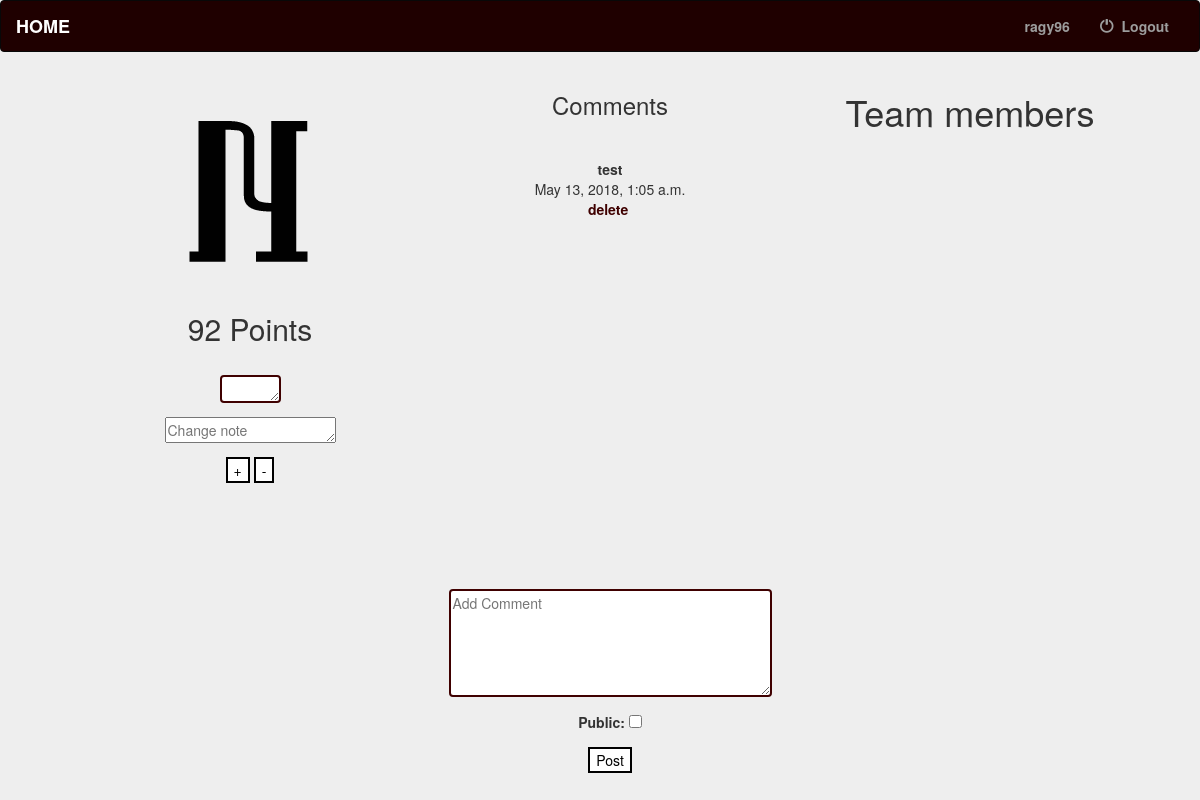
/team/40 (signed in), run on the app's committed database.
### accounts/models.py (models this page shows, shortened)
class Team(models.Model):
    name = models.CharField(max_length=500,blank=True,default=' ')
    points = models.IntegerField(default=0, blank=False)
    avatar = models.ImageField(upload_to='avatars/', blank=True, default='avatars/defaultdp.jpg')
    class Meta:
        verbose_name_plural = 'Team '

class Comment(models.Model):
    receiver = models.ForeignKey(Team ,related_name="receivedby", on_delete=models.CASCADE)
    content = models.CharField(max_length=500,blank=True)
    date_created = models.DateTimeField(auto_now_add=True)
    public = models.BooleanField(default=False)
    class Meta:
        verbose_name_plural = 'Comments'
        ordering = ['-date_created', ]

### accounts/views.py (the view, shortened to what this page needs)
# urls.py: url(r'(?P<id>\d+)$', get_user_profile.as_view(), name = 'userprofile'),
class get_user_profile(View):
    form_class1 = CommentForm
    form_class2 = PointUpdate
    def get(self, request, id):
        if request.user.is_authenticated:
            user = request.user
            profile = user.profile
            team = Team.objects.get(id=id)
            changes = Change.objects.filter(team=team)
            teamusers = Profile.objects.filter(group=team)
            comments = Comment.objects.filter(receiver=team)
            postform = self.form_class1(None)
            pointupdateform = self.form_class2(None)
            return render(request, 'accounts/user_profile.html',
                          {'changes':changes,'user': user,'profile':profile,'team':team,'teamusers':teamusers,'comments':comments,'postform':postform,'pointform':pointupdateform})

### accounts/forms.py
class CommentForm(forms.ModelForm):
    content = forms.CharField(required=True,widget=forms.Textarea(attrs={'cols': 40, 'rows': 5,'placeholder': 'Add Comment'}),label='')
    public = forms.BooleanField(required=False)
    content.widget.attrs.update({'id': 'message'})
    class Meta:
        model = Comment
        fields = ['content','public']

class PointUpdate(forms.Form):
    points = forms.IntegerField(required=True,widget=forms.Textarea(attrs={'cols': 5, 'rows': 1,'placeholder': ''}),label='')
    points.widget.attrs.update({'id': 'message'})
    notes = forms.CharField(required=False,widget=forms.Textarea(attrs={'cols': 20, 'rows': 1,'placeholder': 'Change note'}),label='')
    class Meta:
        fields = ['points', 'notes']

### accounts/templates/accounts/user_profile.html (shortened to what this page needs)
{% extends 'accounts/base.html' %}
{% block body %}
<link href="//maxcdn.bootstrapcdn.com/font-awesome/4.3.0/css/font-awesome.min.css" rel="stylesheet">
<div class="container" >
	<div class="row" >
		<div  id="main" class="col-lg-5 col-sm-6" style="position:absolute;left:0%;" >
          <br>
			<img src="/media/{{team.avatar}}"/>
			<h2>{{team.points}} Points</h2>
			{% if request.user.is_staff == True %}
		<br>
		<form class="form-group" method="post" >
  			{{ pointform.as_p }}
 			  <button type="submit" name="addpoints">+</button>
			<button type="submit" name="subpoints">-</button>
		</form>
		{% endif %}
		{% if profile.group == team or request.user.is_staff == True %}
			<div id="scorelog">
			<ul style="position:absolute;right:70%;top:56%;height:120px;width:30%;overflow:hidden; overflow-y:scroll; "class="list-unstyled">
			</ul>
		</div>
		{% endif %}
	</div>
	<div  id="main" class="col-lg-5 col-sm-6" style="position:absolute;left:30%;" >
		<h3>Comments</h3><hr>
		<ul style="position:relative;right:0%;top:20%;height:400px;width:100%;overflow:hidden; overflow-y:scroll; " class="list-unstyled">
		{% for comment in comments %}
				{% if comment.public == False and profile.group == team or request.user.is_staff == True %}
			<li> <b>{{comment.content}}</b><br> {{comment.date_created}}<br>
			{% if request.user.is_staff == True %}
			 <a href="{% url 'delete_post' comment.id %}">delete</a>&nbsp
			{% endif %}
			</li><hr>
			{% elif comment.public == True %}
			<li> {{comment.content}}<br> {{comment.date_created}}
			{% if request.user.is_staff == True %}
			 <a href="{% url 'delete_post' comment.id %}">delete</a>&nbsp
			{% endif %}
			</li><hr>
			{% endif %}
		{% endfor %}
		</ul>
		{% if request.user.is_staff == True %}
		<br>
		<form class="form-group" method="post" >
  			{{ postform.as_p }}
 			  <button type="submit" name="addcomment">Post</button>
		</form>
		{% endif %}
	</div>
		<div  id="main" class="col-lg-5 col-sm-6" style="position:absolute;left:60%;" >
          <h1>Team members</h1>
	</div>
</div>
</div>
{% endblock %}

### accounts/templates/accounts/base.html (shortened to what this page needs)
<!DOCTYPE html>
<html lang="en">
<head>
    {% load staticfiles %}
    <link rel="stylesheet" href="https://maxcdn.bootstrapcdn.com/bootstrap/3.3.6/css/bootstrap.min.css">
    {% block styles %}
    <link rel="stylesheet" type="text/css" href="{% static 'accounts/style.css' %}"/>
    {% endblock %}
</head>
<body >
<nav class="navbar navbar-inverse" style="background-color:#1f0000;">
    <div class="container-fluid">
        <div class="navbar-header">
            <a class="navbar-brand" href="{% url 'drops:index' %}">
                HOME</a>
        </div>
        <div class="collapse navbar-collapse" id="topNavBar">
            <ul class="nav navbar-nav navbar-right">
                <li>
                    {% if request.user.is_superuser == True %}
                        <a  href="/admin">
                            &nbsp; {{ request.user.username }}
                        </a>
                    {% endif %}
                </li>
                {% if request.user.is_authenticated %}
                 <li>
                    <a  href="/logout">
                        <span class="glyphicon glyphicon-off" aria-hidden="true"></span>&nbsp; Logout
                    </a>
                </li>
                {% endif %}
            </ul>
        </div>
    </div>
</nav>
{% block body %}
{% endblock %}
</body>
</html>

### static/accounts/style.css (style rules this page uses)
body { background-color :#EEE; margin: 0; padding: 0; text-align: center; }
.navbar-brand { color:#FFF !important; }
button { background-color: white; color: black; border: 2px solid #000000; -webkit-transition-duration: 0.4s; transition-duration: 0.4s; }
a { color:#3f0000; font-weight: bold; }
#message { box-sizing: border-box; border: 2px solid #3f0000; border-radius: 4px; border-color:#3f0000; }

### data on the page
Team: avatar (picture), points "92"
Comment: content "test", date_created "May 13, 2018, 1:05 a.m."

### other printed values
{{ request.user.username }} "ragy96"
